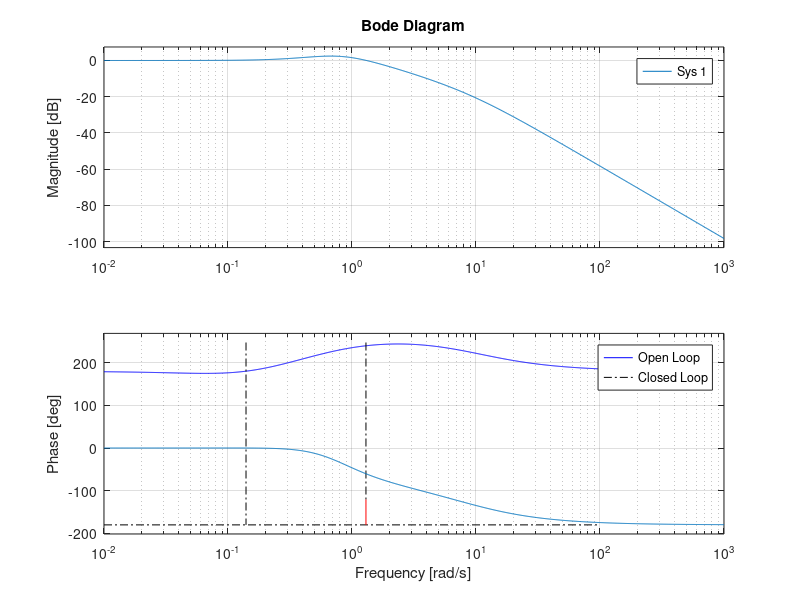

MATLAB code for this plot:
% Mass Spring Params

% system parameters known to controller
P.m = 5;  % kg
P.k = 3;     % kg/ s^2
P.b = 0.5; % N m

% sample rate
P.Ts = 0.01;

% dirty derivative gain
P.sigma = 0.100;

% saturation constraint
P.force_max = 2;
%force_max = P.force_max-P.force_e;

% initial conditions
P.z0 = 0;
P.zdot0 = 0;

% Gains
tr = 2.5; %original
% tr = 2.5; %tuned
zeta = .707;
%P.ki = 1.5;
Delta_ol = [1,P.b/P.m,0];%P.k/P.m];
wn = 2.2/tr;
Delta_cl_d = [1, 2*zeta*wn,wn^2];
% P.kp = P.m*(Delta_cl_d(3)-Delta_ol(3));%-P.k;
% P.kd = P.m*(Delta_cl_d(2)-Delta_ol(2));
P.ki = 0.5000;
P.kp = 3.8720;
P.kd = 5.7216;

% transfer functions for inverted pendulum
P_loop = tf(1/P.m,Delta_ol);

C_PID = tf([(P.kd+P.kp*P.sigma),(P.kp+P.ki*P.sigma),P.ki],[P.sigma,1,0]);


figure(1), clf, margin(P_loop*C_PID), grid on, hold on
bode(P_loop*C_PID/(1+P_loop*C_PID))

% ramp = tf(1,[1, 0, 0]);
% figure(2), clf, 
% bode(P_loop), grid on
% hold on
% bode(series(C_PID,P_loop))
% bode(ramp)

legend('Open Loop', 'Closed Loop')
% title('Mass Spring Damper')

system_type = 2;
e_ss = P.k/P.ki;

%bandwidth frequency is when the closed loop magnitude passes through -3dB
%or .707

%bandwith frequency is appox. 1.9 which is slightly larger than the
%crossover freq. of 1.3 due to the nearly ideal phase margin of PM = 59.5 degrees.
%The small deviation from 0 dB in the closed loop response between
%0.3 - 1.2 rad/sec is due to the small open loop gain over those frequencies



